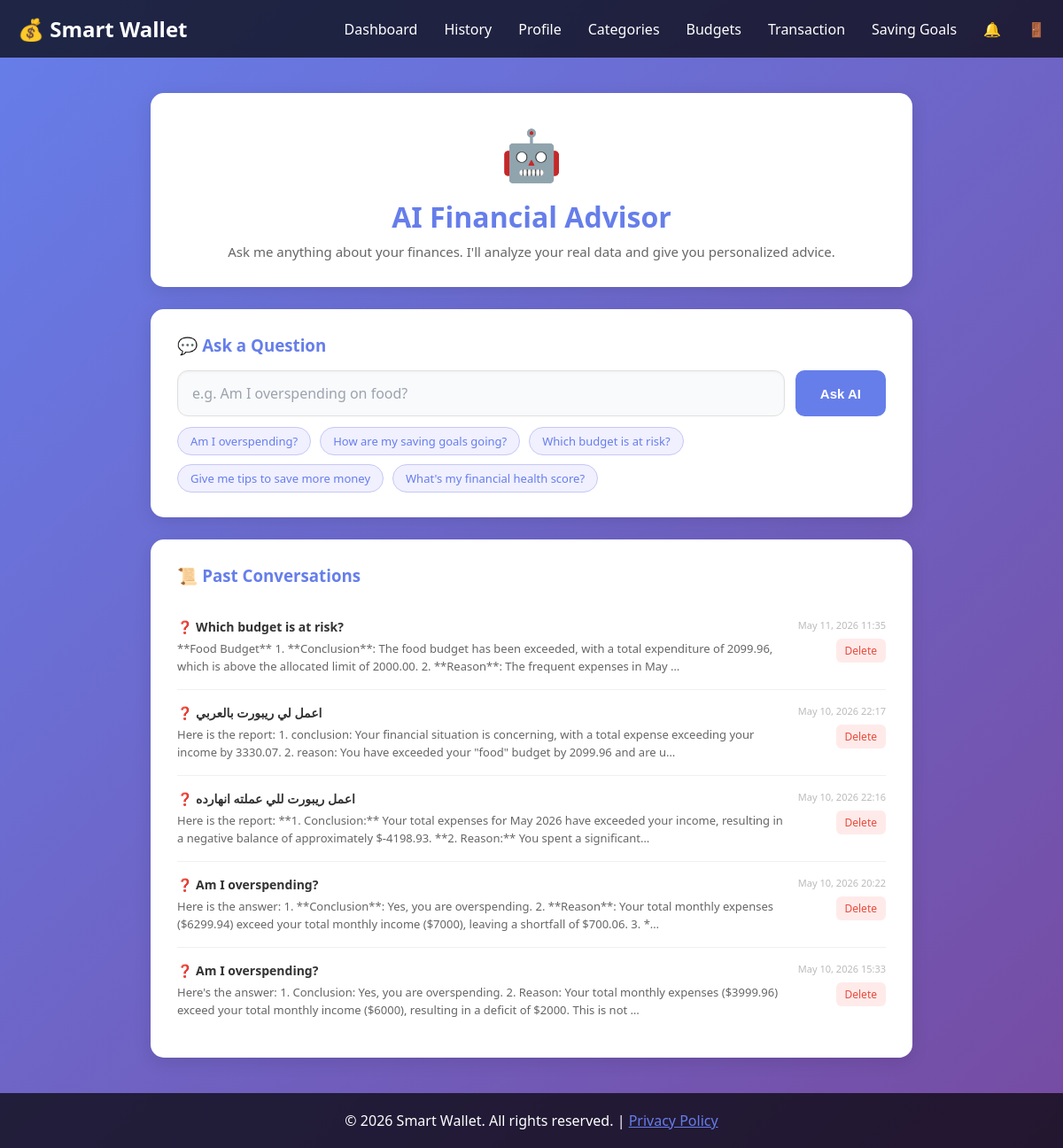
The app's page /advisor/ (signed in) with its own data.
### Latest_Version/Advisor_AI/models.py (models this page shows, shortened)
class AdvisorChat(models.Model):
    user         = models.ForeignKey(
        settings.AUTH_USER_MODEL,
        on_delete=models.CASCADE,
        related_name='advisor_chats'
    )
    user_message = models.TextField()
    ai_response  = models.TextField()
    created_at   = models.DateTimeField(auto_now_add=True)
    class Meta:
        ordering = ['-created_at']

### Latest_Version/Advisor_AI/views.py (the view, shortened to what this page needs)
# urls.py: path('',                      views.view_advisor, name='advisor'),
@login_required
@require_http_methods(["GET", "POST"])
def view_advisor(request):
    user = request.user
    history = AdvisorChat.objects.filter(user=user).order_by("-id")
    context = {
        "history": history,
        "error": None,
        "latest": None
    }
    return render(request, "advisor.html", context)

### templates/advisor.html (shortened to what this page needs)
<!DOCTYPE html>
{% load static %}
<html lang="en">
<head>
    <link rel="stylesheet" href="{% static 'css/style.css' %}">
</head>
<body id="advisor-body">
<header id="advisor-header">
    <nav id="user-home-nav">
            <div class="logo">💰 Smart Wallet</div>
            <ul class="nav-links">
                <li><a href="{% url 'home' %}">Dashboard</a></li>
                <li><a href="{% url 'transactions' %}">History</a></li>
                <li><a href="{% url 'profile' %}">Profile</a></li>
                <li><a href="{% url 'categories' %}">Categories</a></li>
                <li><a href="{% url 'budget' %}">Budgets</a></li>
                <li><a href="{% url 'add_transaction' %}">Transaction</a></li>
                <li><a href="{% url 'saving_goals' %}">Saving Goals</a></li>
                <li><a title="Notifications" href="{% url 'notifications' %}">🔔  </a></li>
                <li><a title="logout" href="{% url 'logout' %}" >🚪</a></li>
            </ul>
        </nav>
</header>
<div class="advisor-container">
    <div class="intro-card">
        <div class="ai-icon">🤖</div>
        <h1>AI Financial Advisor</h1>
        <p>Ask me anything about your finances. I'll analyze your real data and give you personalized advice.</p>
    </div>
    <div class="ask-card">
        <h3>💬 Ask a Question</h3>
        <form method="POST" id="advisorForm">
            <div class="ask-row">
                <input
                    type="text"
                    name="message"
                    class="ask-input"
                    id="messageInput"
                    placeholder="e.g. Am I overspending on food?"
                    autocomplete="off"
                    required
                >
                <button type="submit" class="ask-btn" id="submitBtn">
                    Ask AI <span class="spinner"></span>
                </button>
            </div>
        </form>
        <div class="suggestions">
            <span class="suggestion-chip" onclick="fillQuestion(this)">Am I overspending?</span>
            <span class="suggestion-chip" onclick="fillQuestion(this)">How are my saving goals going?</span>
            <span class="suggestion-chip" onclick="fillQuestion(this)">Which budget is at risk?</span>
            <span class="suggestion-chip" onclick="fillQuestion(this)">Give me tips to save more money</span>
            <span class="suggestion-chip" onclick="fillQuestion(this)">What's my financial health score?</span>
        </div>
    </div>
    <div class="history-card">
        <h3>📜 Past Conversations</h3>
        {% if history %}
            {% for chat in history %}
            {% if not latest or chat.id != latest.id %}
            <div class="history-item">
                <div class="history-content">
                    <div class="history-q">❓ {{ chat.user_message }}</div>
                    <div class="history-a">{{ chat.ai_response|truncatechars:200 }}</div>
                </div>
                <div class="history-meta">
                    <span class="history-time">{{ chat.created_at|date:"M d, Y H:i" }}</span>
                    <a href="{% url 'advisor_delete' chat.id %}" class="btn-del">Delete</a>
                </div>
            </div>
            {% endif %}
            {% endfor %}
        {% else %}
            <div class="empty-history">
                <div class="icon">💭</div>
                <p>No past conversations yet. Ask your first question above!</p>
            </div>
        {% endif %}
    </div>
</div>
<footer>
        <p>&copy; 2026 Smart Wallet. All rights reserved. | <a href="#privacy" style="color: #667eea;">Privacy Policy</a></p>
    </footer>
</body>
</html>

### static/css/style.css (style rules this page uses)
* { margin: 0; padding: 0; box-sizing: border-box; }
#user-home-nav { max-width: 1200px; margin: 0 auto; padding: 0 20px; display: flex; justify-content: space-between; align-items: center; }
.logo { font-size: 24px; font-weight: bold; color: #fff; }
.nav-links { display: flex; gap: 30px; list-style: none; }
.nav-links a { color: #fff; text-decoration: none; transition: color 0.3s; }
footer { background-color: rgba(0, 0, 0, 0.7); color: #fff; text-align: center; padding: 20px; margin-top: 40px; }
input[type="text"], input[type="email"], input[type="password"], input[type="number"], textarea, select, .form-input { width: 100%; padding: 14px 16px; border: 1px solid #e0e0e0; border-radius: 12px; font-size: 1rem; font-family: 'Segoe UI', Tahoma, Geneva, Verdana, sans-serif; color: #1f2937; background-color: #f9fafb; outline: none; transition: all 0.3s ease; box-shadow: inset 0 1px 3px rgba(0, 0, 0, 0.05); }
input[type="text"]::placeholder, input[type="email"]::placeholder, input[type="password"]::placeholder, input[type="number"]::placeholder, textarea::placeholder { color: #9ca3af; }

### templates/advisor.html (style rules this page uses)
#advisor-body { font-family: 'Segoe UI', Tahoma, Geneva, Verdana, sans-serif; background: linear-gradient(135deg, #667eea 0%, #764ba2 100%); min-height: 100vh; }
#advisor-header { background-color: rgba(0,0,0,0.7); padding: 1rem 0; }
.advisor-container { max-width: 900px; margin: 40px auto; padding: 0 20px; }
.intro-card { background: white; border-radius: 15px; padding: 30px; margin-bottom: 25px; box-shadow: 0 5px 20px rgba(0,0,0,0.1); text-align: center; }
.intro-card .ai-icon { font-size: 56px; margin-bottom: 12px; }
.intro-card h1 { color: #667eea; margin-bottom: 8px; }
.intro-card p { color: #666; font-size: 15px; }
.ask-card { background: white; border-radius: 15px; padding: 28px 30px; margin-bottom: 25px; box-shadow: 0 5px 20px rgba(0,0,0,0.1); }
.ask-card h3 { color: #667eea; margin-bottom: 16px; }
.ask-row { display: flex; gap: 12px; }
.ask-input { flex: 1; padding: 14px 18px; border: 2px solid #ddd; border-radius: 10px; font-size: 15px; outline: none; transition: border-color 0.2s; }
.ask-btn { background: #667eea; color: white; border: none; border-radius: 10px; padding: 14px 28px; cursor: pointer; font-size: 15px; font-weight: 600; white-space: nowrap; }
.suggestions { display: flex; gap: 10px; flex-wrap: wrap; margin-top: 12px; }
.suggestion-chip { background: #f0f0ff; color: #667eea; border: 1px solid #c5c8f5; border-radius: 20px; padding: 6px 14px; font-size: 13px; cursor: pointer; transition: background 0.2s; }
.history-card { background: white; border-radius: 15px; padding: 28px 30px; box-shadow: 0 5px 20px rgba(0,0,0,0.1); }
.history-card h3 { color: #667eea; margin-bottom: 20px; }
.history-item { border-bottom: 1px solid #f0f0f0; padding: 16px 0; display: flex; justify-content: space-between; align-items: flex-start; gap: 16px; }
.history-item:last-child { border-bottom: none; }
.history-content { flex: 1; }
.history-q { font-weight: 600; color: #333; margin-bottom: 6px; font-size: 14px; }
.history-a { color: #666; font-size: 13px; line-height: 1.5; }
.history-time { font-size: 11px; color: #bbb; white-space: nowrap; }
.history-meta { display: flex; flex-direction: column; align-items: flex-end; gap: 8px; }
.btn-del { background: #ffeaea; color: #e74c3c; border: none; border-radius: 6px; padding: 5px 10px; font-size: 12px; cursor: pointer; text-decoration: none; }

### records on screen
AdvisorChat: user_message "Which budget is at risk?", ai_response "**Food Budget** 1. **Conclusion**: The food budget has been exceeded, with a total expenditure of 2099.96, which is above the allocated limit of 2000.00. 2. **Reason**: The frequent expenses in May …", created_at "May 11, 2026 11:35"
AdvisorChat: user_message "اعمل لي ريبورت بالعربي", ai_response "Here is the report: 1. conclusion: Your financial situation is concerning, with a total expense exceeding your income by 3330.07. 2. reason: You have exceeded your \"food\" budget by 2099.96 and are u…", created_at "May 10, 2026 22:17"
AdvisorChat: user_message "اعمل ريبورت للي عملته انهارده", ai_response "Here is the report: **1. Conclusion:** Your total expenses for May 2026 have exceeded your income, resulting in a negative balance of approximately $-4198.93. **2. Reason:** You spent a significant…", created_at "May 10, 2026 22:16"
AdvisorChat: user_message "Am I overspending?", ai_response "Here is the answer: 1. **Conclusion**: Yes, you are overspending. 2. **Reason**: Your total monthly expenses ($6299.94) exceed your total monthly income ($7000), leaving a shortfall of $700.06. 3. *…", created_at "May 10, 2026 20:22"
AdvisorChat: user_message "Am I overspending?", ai_response "Here's the answer: 1. Conclusion: Yes, you are overspending. 2. Reason: Your total monthly expenses ($3999.96) exceed your total monthly income ($6000), resulting in a deficit of $2000. This is not …", created_at "May 10, 2026 15:33"
